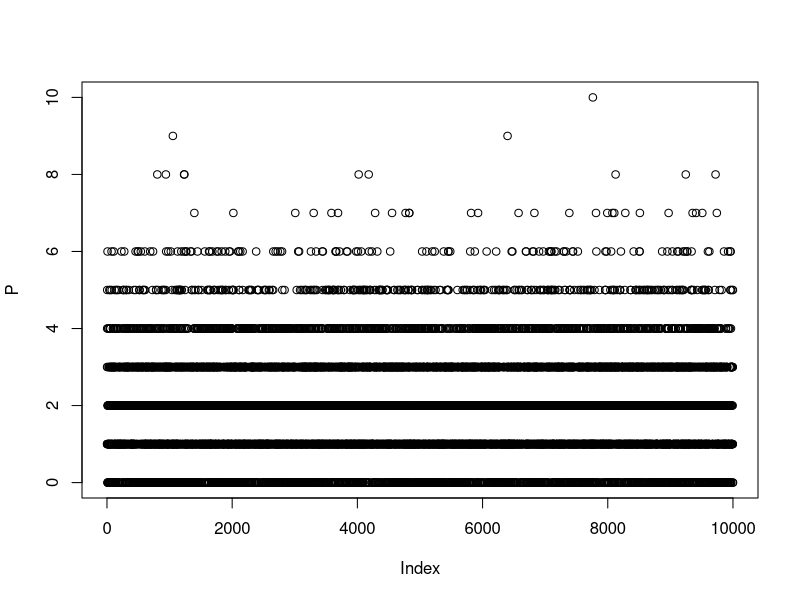
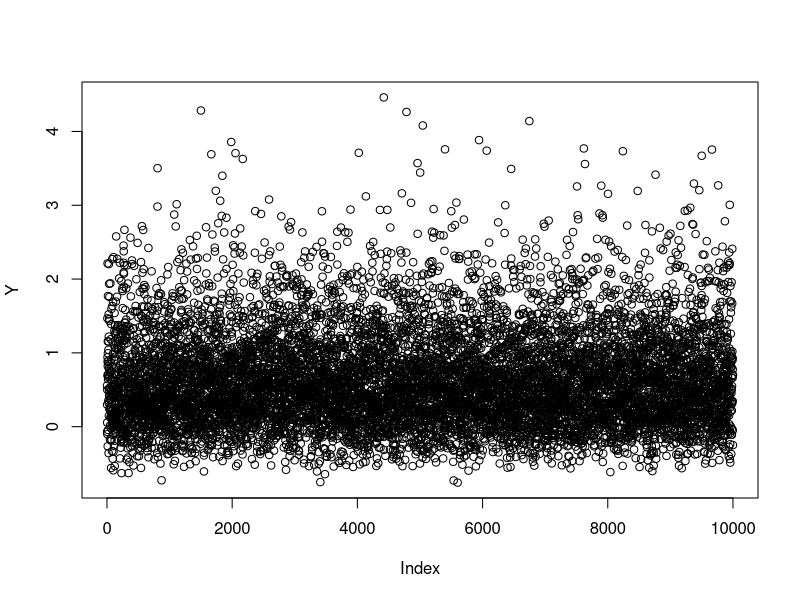
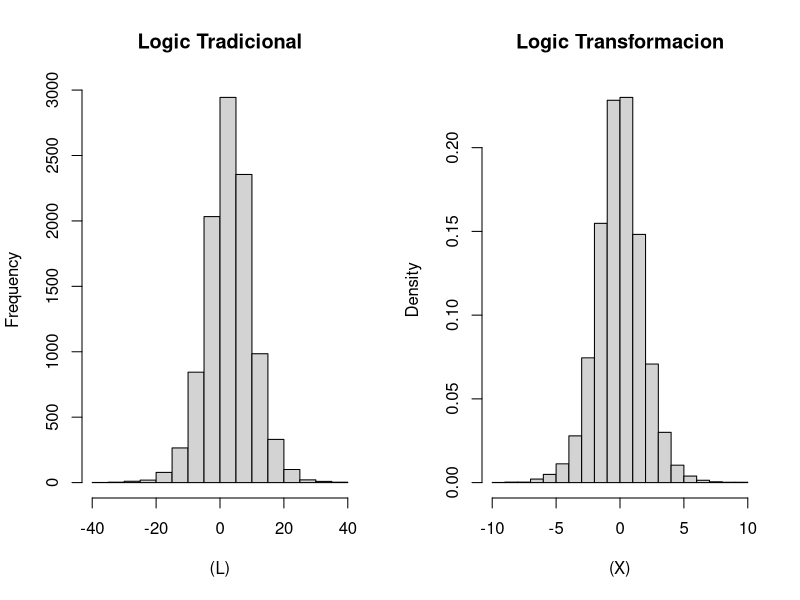

Write R code to recreate these figures, in order.
#-----------------------------------#
# Kevin Steven Garcia Chica
# Cesar A. Saavedra 
# Simulacion Estadistica Trabajo 1
#-----------------------------------#

nsim=10000

#-----------------------------------#
#Distribucion Poisson:
#-----------------------------------#
P <- rpois(nsim, 1.99)
q <- table(P)


E <- rexp(nsim,1.99)
# Transformacion #
Y = -(1/1.99)*(log(E))

plot(P)
plot(Y)

#-----------------------------------#
#Distribucion Logistic:
#-----------------------------------#
L <- rlogis(nsim, 3,4)

U <- runif(nsim,0,1)
# Transformacion #
X = log((U)/(1-U))


par(mfrow=c(1,2))
hist((L), main="Logic Tradicional")
hist((X), main="Logic Transformacion", freq=F)



       
